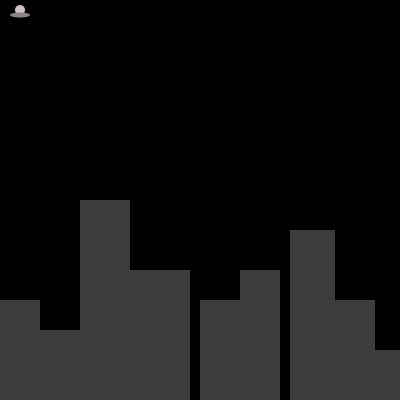
Frame 1 (no input)
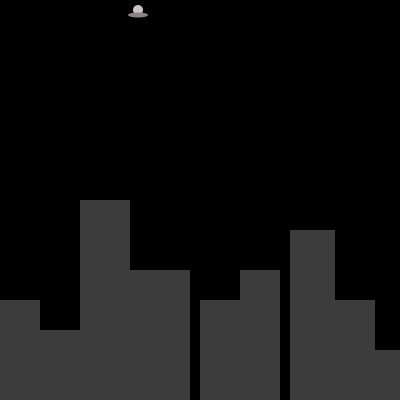
Frame 60 (the mouse pressed at the canvas centre just before this capture)
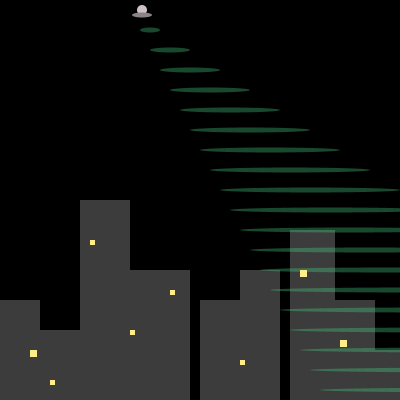
Frame 120 (the mouse held since frame 60 and released just before this capture)

The Processing sketch that drew these frames (run headless with seeded random() and noise(); from frame 60 on, the mouse is pressed at the canvas centre):

// Processing sketch: processing_136894
// ── processing_136894.pde

int x = 0;
int speed = 2;
float d = random (400);
float a = random (300,400);
void setup (){
  size (400,400);
  smooth();
}
void draw(){
  //ufo
  frameRate (30);
  noStroke();
  smooth();
  background (0);
  fill (255,60);
  rect (0,300,40,100);
  rect (40,330,40,100);
  rect (80,200,50,300);
  rect (130,270,60,200);
  rect (200,300,40,100);
  rect (240,270,40,200);
  rect (290,230,45,200);
  rect (335,300,40,100);
  rect (375,350,40,100);
  fill (205,193,197);
  ellipse (x+20,10,10,10);
  fill (139,131,134);
  ellipse (x+20,15,20,5);
   x=x+speed;
  if ((x<0)||(x>=180)){
    speed=speed*-1;
  }
  {
  smooth();
  fill (67,205,128,90);
  if (mousePressed==true){
      for (int i=0; i<400;i=i+20){
      ellipse (i+x+10,i+10,i,5);
      }
      {
        fill (255,236,139);
        rect (30,350,7,7);
        rect (50,380,5,5);
        rect (240,360,5,5);
        rect (300,270,7,7);
        rect (90,240,5,5);
        rect (170,290,5,5);
        rect (340,340,7,7);
        rect (130,330,5,5);
}
}
if (mousePressed==false){
}
}
}
